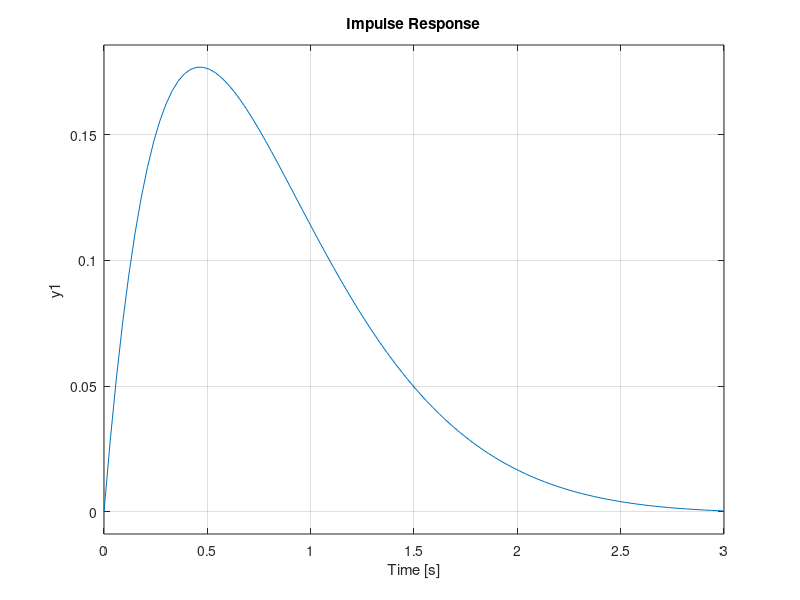
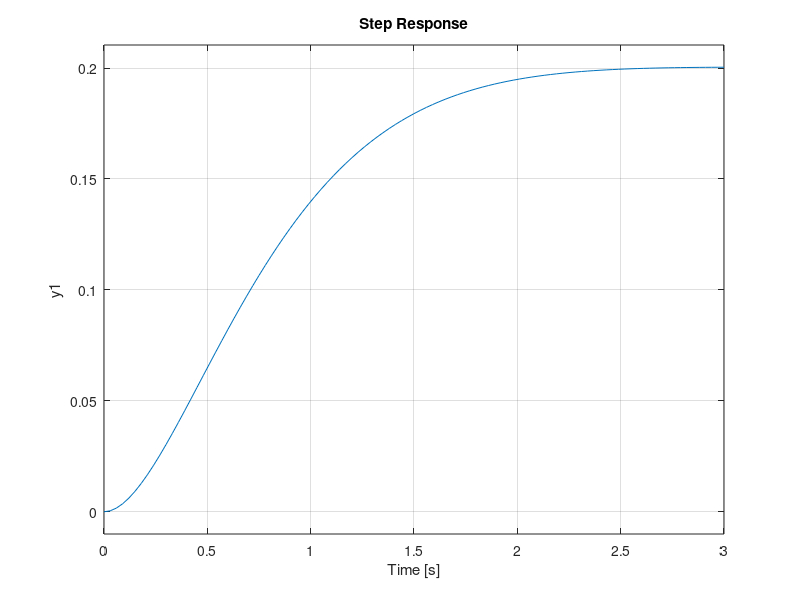

These figures' MATLAB source, in order:
%% Session 5: Impulse and Step Response Analysis
clear all
clc
%pkg load control; % add this for GNU
num = [1];
den = [1, 4, 5];
sys = tf(num, den);
figure(1)
impulse(sys);  % Impulse response plot
figure(2)
step(sys);     % Step response plot

